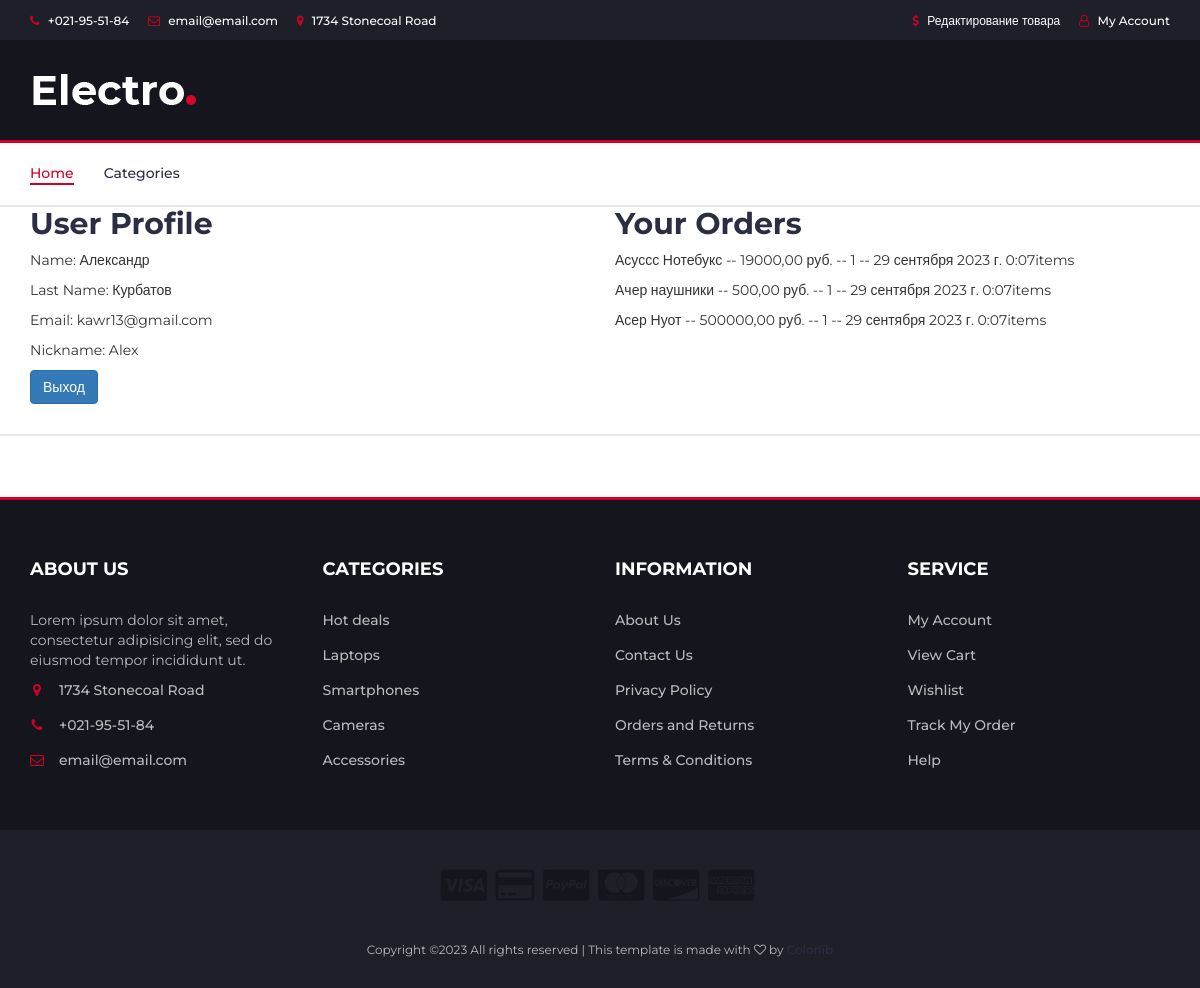
The page /users/profile/ (signed in) on the database its author committed.
### users/models.py (models this page shows)
class Users(AbstractUser):
    image = models.ImageField(upload_to='users_images', blank=True, null=True)
    phone_number = models.CharField(max_length=20, blank=True, null=True)
    address = models.TextField(blank=True, null=True)

### products/models.py (models this page shows, shortened)
class Orders(models.Model):
    user = models.ForeignKey(to=Users, on_delete=models.CASCADE)
    products = models.ForeignKey(to=Product, on_delete=models.CASCADE)
    quantity = models.PositiveIntegerField(default=0)
    create_at = models.DateTimeField(auto_now_add=True)
    objects = BasketQuerySet.as_manager()
    def sum(self):
        return self.quantity * self.products.price

class Product(models.Model):
    name = models.CharField(max_length=125)
    description = models.TextField()
    price = models.DecimalField(max_digits=8, decimal_places=2)
    quantity = models.PositiveIntegerField(default=0)
    category = models.ForeignKey('Category', null=True, blank=True, on_delete=models.SET_NULL)
    creat_at = models.DateTimeField(auto_now_add=True)
    image = models.ImageField(upload_to='products', blank=True, null=True)
    is_published = models.BooleanField(default=True)
    class Meta:
        verbose_name = 'product'
        verbose_name_plural = 'products'

### users/views.py (the view)
# urls.py: path('profile/', profile, name='profile'),
def profile(request):
    if not request.user.is_authenticated:
        return HttpResponseRedirect(reverse('users:login'))
    context = {
        'title': 'Профиль',
        'orders': Orders.objects.filter(user=request.user),
    }
    return render(request, 'users/profile.html', context=context)

### users/templates/users/profile.html
{% extends 'products/base.html' %}
{% block content %}
<div class="container">
  <div class="row">
    <div class="col-md-6">
      <h2>User Profile</h2>
      <p>Name: {{ user.first_name }}</p>
      <p>Last Name: {{ user.last_name }}</p>
      <p>Email: {{ user.email }}</p>
      <p>Nickname: {{ user.username }}</p>
      <a href="{% url 'users:logout' %}" class="btn btn-primary">Выход</a>
    </div>
    <div class="col-md-6">
      <h2>Your Orders</h2>
      <ul>
        {% for order in orders %}
          <li>
              <p>{{ order.products.name }} -- {{ order.sum }} руб. -- {{ order.quantity }} -- {{ order.create_at }}items</p>
          </li>
        {% endfor %}
      </ul>
    </div>
  </div>
</div>
{% endblock %}

### static/css/style.css (style rules this page uses)
body { font-family: 'Montserrat', sans-serif; font-weight: 400; color: #333; }
h1, h2, h3, h4, h5, h6 { color: #2B2D42; font-weight: 700; margin: 0 0 10px; }
a { color: #2B2D42; font-weight: 500; -webkit-transition: 0.2s color; transition: 0.2s color; }
ul, ol { margin: 0; padding: 0; list-style: none }

### rows shown on the page
Users: first_name "Александр", last_name "Курбатов", email "kawr13@gmail.com", username "Alex"
Orders: products.name "Асуссс Нотебукс", sum "19000,00", quantity "1", create_at "29 сентября 2023 г. 0:07"
Orders: products.name "Ачер наушники", sum "500,00", quantity "1", create_at "29 сентября 2023 г. 0:07"
Orders: products.name "Асер Нуот", sum "500000,00", quantity "1", create_at "29 сентября 2023 г. 0:07"
